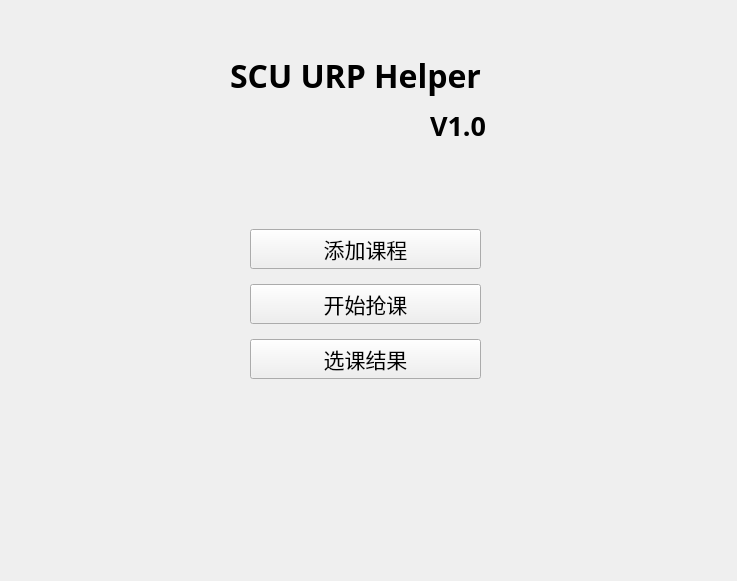
<?xml version="1.0" encoding="UTF-8"?>
<ui version="4.0">
 <class>Form</class>
 <widget class="QWidget" name="Form">
  <property name="geometry">
   <rect>
    <x>0</x>
    <y>0</y>
    <width>737</width>
    <height>581</height>
   </rect>
  </property>
  <property name="windowTitle">
   <string>SCU URP Helper</string>
  </property>
  <widget class="QWidget" name="verticalLayoutWidget">
   <property name="geometry">
    <rect>
     <x>250</x>
     <y>220</y>
     <width>231</width>
     <height>171</height>
    </rect>
   </property>
   <layout class="QVBoxLayout" name="verticalLayout">
    <item>
     <widget class="QPushButton" name="add_btn">
      <property name="font">
       <font>
        <family>微软雅黑</family>
        <pointsize>16</pointsize>
       </font>
      </property>
      <property name="text">
       <string>添加课程</string>
      </property>
     </widget>
    </item>
    <item>
     <widget class="QPushButton" name="start_btn">
      <property name="font">
       <font>
        <family>微软雅黑</family>
        <pointsize>16</pointsize>
       </font>
      </property>
      <property name="text">
       <string>开始抢课</string>
      </property>
     </widget>
    </item>
    <item>
     <widget class="QPushButton" name="query_btn">
      <property name="font">
       <font>
        <family>微软雅黑</family>
        <pointsize>16</pointsize>
       </font>
      </property>
      <property name="text">
       <string>选课结果</string>
      </property>
     </widget>
    </item>
   </layout>
  </widget>
  <widget class="QLabel" name="label_3">
   <property name="geometry">
    <rect>
     <x>230</x>
     <y>40</y>
     <width>261</width>
     <height>71</height>
    </rect>
   </property>
   <property name="font">
    <font>
     <family>微软雅黑</family>
     <pointsize>24</pointsize>
     <weight>75</weight>
     <bold>true</bold>
    </font>
   </property>
   <property name="text">
    <string>SCU URP Helper</string>
   </property>
  </widget>
  <widget class="QLabel" name="label_4">
   <property name="geometry">
    <rect>
     <x>430</x>
     <y>110</y>
     <width>61</width>
     <height>31</height>
    </rect>
   </property>
   <property name="font">
    <font>
     <family>微软雅黑</family>
     <pointsize>20</pointsize>
     <weight>75</weight>
     <bold>true</bold>
    </font>
   </property>
   <property name="text">
    <string>V1.0</string>
   </property>
  </widget>
 </widget>
 <resources/>
 <connections/>
</ui>
